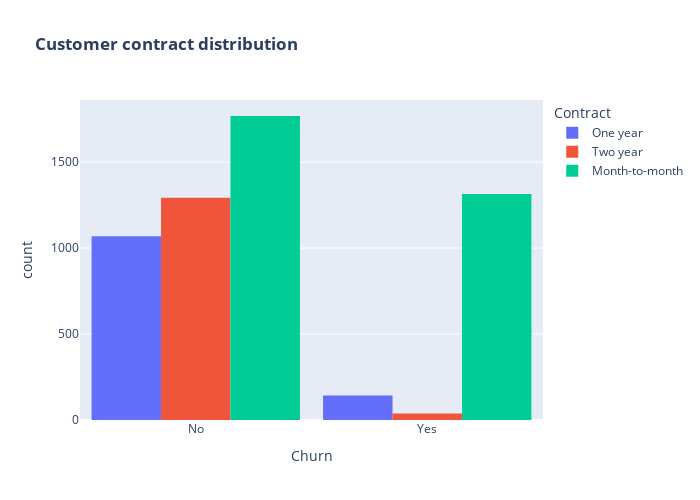

Here is the notebook cell this chart was saved with:
### Code cell
fig = px.histogram(data, x="Churn", color="Contract", barmode="group", title="<b>Customer contract distribution<b>")
fig.update_layout(width=700, height=500, bargap=0.1)
fig.show()

### Figure 1 — Plotly figure (JSON) as saved in the notebook; plotly's stock layout.template omitted (floating-point values rounded to 4 significant figures; data arrays with more than 128 entries replaced by an {"elided": "..."} marker saying what was removed)
{"data": [{"alignmentgroup": "True", "bingroup": "x", "hovertemplate": "Contract=One year<br>Churn=%{x}<br>count=%{y}<extra></extra>", "legendgroup": "One year", "marker": {"color": "#636efa", "pattern": {"shape": ""}}, "name": "One year", "offsetgroup": "One year", "orientation": "v", "showlegend": true, "type": "histogram", "x": {"elided": "1211 str values"}, "xaxis": "x", "yaxis": "y"}, {"alignmentgroup": "True", "bingroup": "x", "hovertemplate": "Contract=Two year<br>Churn=%{x}<br>count=%{y}<extra></extra>", "legendgroup": "Two year", "marker": {"color": "#EF553B", "pattern": {"shape": ""}}, "name": "Two year", "offsetgroup": "Two year", "orientation": "v", "showlegend": true, "type": "histogram", "x": {"elided": "1330 str values"}, "xaxis": "x", "yaxis": "y"}, {"alignmentgroup": "True", "bingroup": "x", "hovertemplate": "Contract=Month-to-month<br>Churn=%{x}<br>count=%{y}<extra></extra>", "legendgroup": "Month-to-month", "marker": {"color": "#00cc96", "pattern": {"shape": ""}}, "name": "Month-to-month", "offsetgroup": "Month-to-month", "orientation": "v", "showlegend": true, "type": "histogram", "x": {"elided": "3083 str values"}, "xaxis": "x", "yaxis": "y"}], "layout": {"bargap": 0.1, "barmode": "group", "height": 500, "legend": {"title": {"text": "Contract"}, "tracegroupgap": 0}, "title": {"text": "<b>Customer contract distribution<b>"}, "width": 700, "xaxis": {"anchor": "y", "domain": [0, 1], "title": {"text": "Churn"}}, "yaxis": {"anchor": "x", "domain": [0, 1], "title": {"text": "count"}}}}
